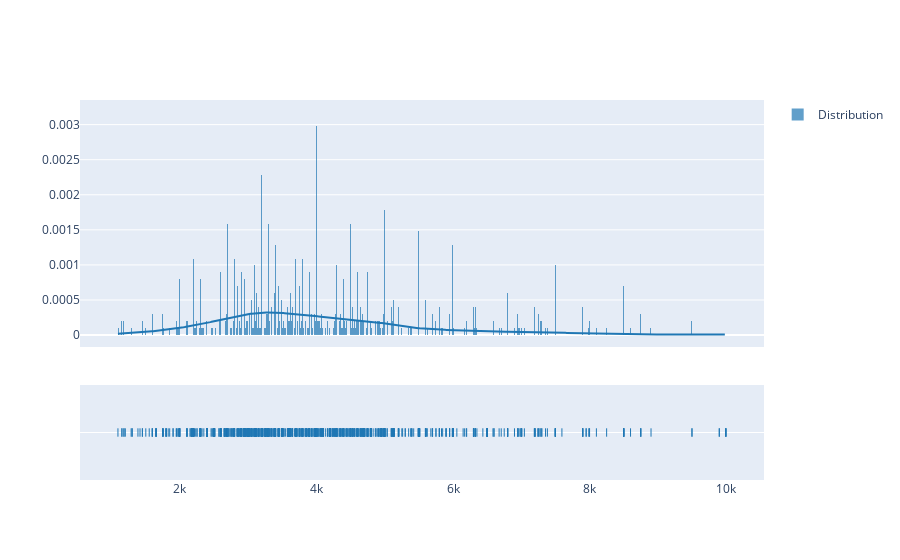

Notebook source saved alongside this figure:
### Code cell
hist_data = [sf_cl_area['price']]
group_labels = ['Distribution']

fig = ff.create_distplot(hist_data, group_labels, bin_size=10)
iplot(fig, filename='Rental Price Distribution')

### Figure 1 — Plotly figure (JSON) as saved in the notebook; plotly's stock layout.template omitted (floating-point values rounded to 4 significant figures; data arrays with more than 128 entries replaced by an {"elided": "..."} marker saying what was removed)
{"data": [{"histnorm": "probability density", "legendgroup": "Distribution", "marker": {"color": "rgb(31, 119, 180)"}, "name": "Distribution", "opacity": 0.7, "type": "histogram", "x": {"elided": "1008 int values"}, "xaxis": "x", "xbins": {"end": 9999, "size": 10, "start": 1092}, "yaxis": "y"}, {"legendgroup": "Distribution", "marker": {"color": "rgb(31, 119, 180)"}, "mode": "lines", "name": "Distribution", "showlegend": false, "type": "scatter", "x": {"elided": "500 float values"}, "xaxis": "x", "y": {"elided": "500 float values"}, "yaxis": "y"}, {"legendgroup": "Distribution", "marker": {"color": "rgb(31, 119, 180)", "symbol": "line-ns-open"}, "mode": "markers", "name": "Distribution", "showlegend": false, "type": "scatter", "x": {"elided": "1008 int values"}, "xaxis": "x", "y": {"elided": "1008 str values"}, "yaxis": "y2"}], "layout": {"autosize": true, "barmode": "overlay", "hovermode": "closest", "legend": {"traceorder": "reversed"}, "xaxis": {"anchor": "y2", "autorange": true, "domain": [0, 1], "range": [515.5, 10580.0], "type": "linear", "zeroline": false}, "yaxis": {"anchor": "free", "autorange": true, "domain": [0.35, 1], "position": 0, "range": [-0.0001701, 0.003351], "type": "linear"}, "yaxis2": {"anchor": "x", "autorange": true, "domain": [0, 0.25], "dtick": 1, "range": [-1, 1], "showticklabels": false, "type": "category"}}}
